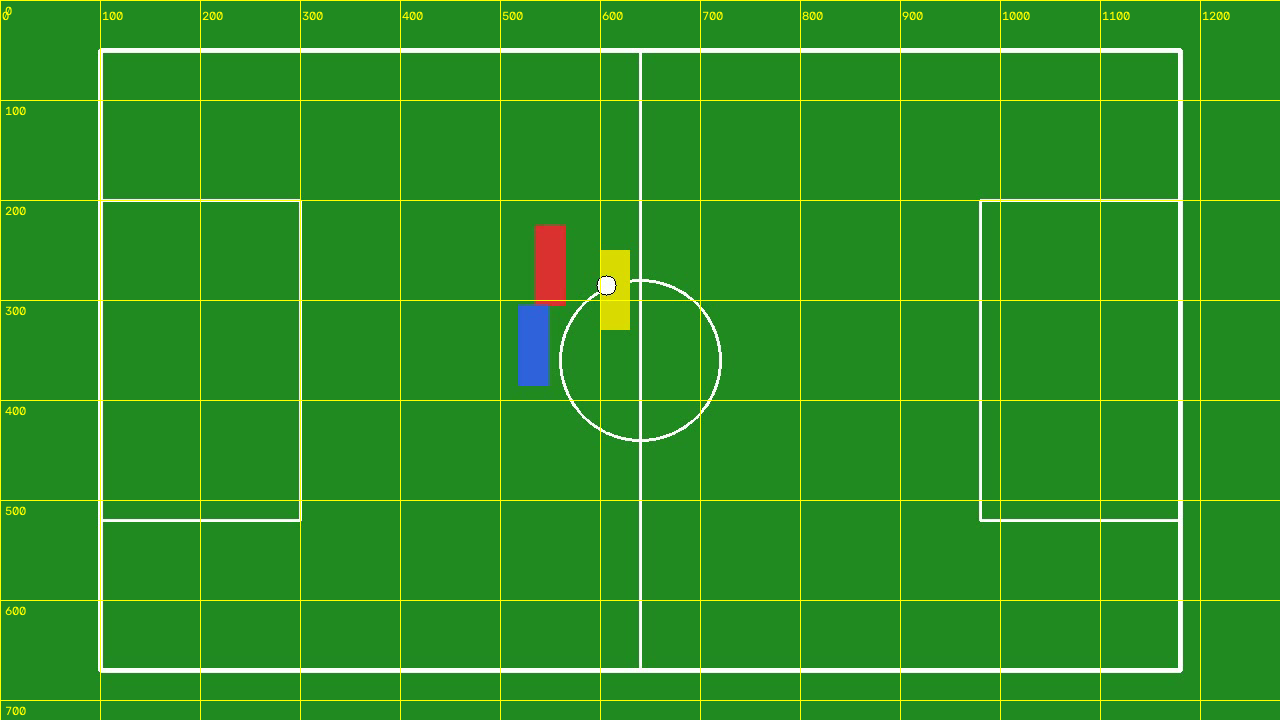
#> input picture stubs/calibration_grid.png, 1280 x 720 px
$ python -i field_detector.py   (imports and definitions only)
#> lines starting #> are read from the running program, lines starting #| are printed output that depends on the picture; after the words box and inside, x2 and y2 are one past the last pixel; in counts of white or black regions, pixels touching at a corner belong together
#> further down, picture is the input picture: shape (720, 1280, 3); mean B, G, R 37.2, 143.2, 43.6
"""
Stage D: Field Line Detection using OpenCV.

Detects pitch markings from broadcast-view frames:
- Sidelines, goal lines
- Penalty box borders (16.5m / 18-yard box)
- Center line and center circle
- Corner arcs

Uses Canny Edge Detection + Probabilistic Hough Lines (HoughLinesP).
No deep learning model required — runs entirely on OpenCV + NumPy.

Provides detected lines as anchor points for dynamic homography refinement.
"""

import cv2
import numpy as np
from typing import List, Dict, Any, Tuple, Optional


class FieldLineDetector:
    """
    Detects football pitch lines and markings from broadcast-view video frames.

    Uses color-space masking to isolate field markings (white lines on green pitch),
    then applies Canny edge detection and Probabilistic Hough Transform to
    extract line segments.

    Results are classified into horizontal/vertical lines and circles.
    """

    def __init__(
        self,
        canny_low: int = 50,
        canny_high: int = 150,
        hough_threshold: int = 80,
        min_line_length: int = 80,
        max_line_gap: int = 30,
        circle_dp: float = 1.2,
        circle_min_dist: int = 100,
        circle_param1: int = 100,
        circle_param2: int = 40,
        circle_min_radius: int = 15,
        circle_max_radius: int = 120
    ):
        # Canny edge detection parameters
        self.canny_low = canny_low
        self.canny_high = canny_high

        # Hough line transform parameters
        self.hough_threshold = hough_threshold
        self.min_line_length = min_line_length
        self.max_line_gap = max_line_gap

        # Circle detection parameters (for center circle)
        self.circle_dp = circle_dp
        self.circle_min_dist = circle_min_dist
        self.circle_param1 = circle_param1
        self.circle_param2 = circle_param2
        self.circle_min_radius = circle_min_radius
        self.circle_max_radius = circle_max_radius

        # HSV range for white line detection on green pitch
        # White lines appear as high-value, low-saturation pixels
        self.white_hsv_low = np.array([0, 0, 180])
        self.white_hsv_high = np.array([180, 60, 255])

        # Green pitch masking (for reference)
        self.green_hsv_low = np.array([35, 40, 40])
        self.green_hsv_high = np.array([85, 255, 255])

    def detect_field_lines(
        self,
        frame: np.ndarray
    ) -> Dict[str, Any]:
        """
        Detects all field line segments and circles in a single frame.

        Args:
            frame: BGR video frame (numpy array)

        Returns:
            Dict with keys:
                'lines': list of line segments [(x1,y1,x2,y2), ...]
                'horizontal_lines': lines close to horizontal (±15°)
                'vertical_lines': lines close to vertical (±15°)
                'diagonal_lines': all other lines
                'circles': list of detected circles [(cx, cy, radius), ...]
                'field_mask': binary mask of detected pitch area
                'line_mask': binary mask of detected lines
        """
        h, w = frame.shape[:2]
#> h = 720; w = 1280

        # Step 1: Convert to HSV and isolate white markings
        hsv = cv2.cvtColor(frame, cv2.COLOR_BGR2HSV)
#> hsv: shape (720, 1280, 3); mean H, S, V 58.9, 192.4, 144
        white_mask = cv2.inRange(hsv, self.white_hsv_low, self.white_hsv_high)
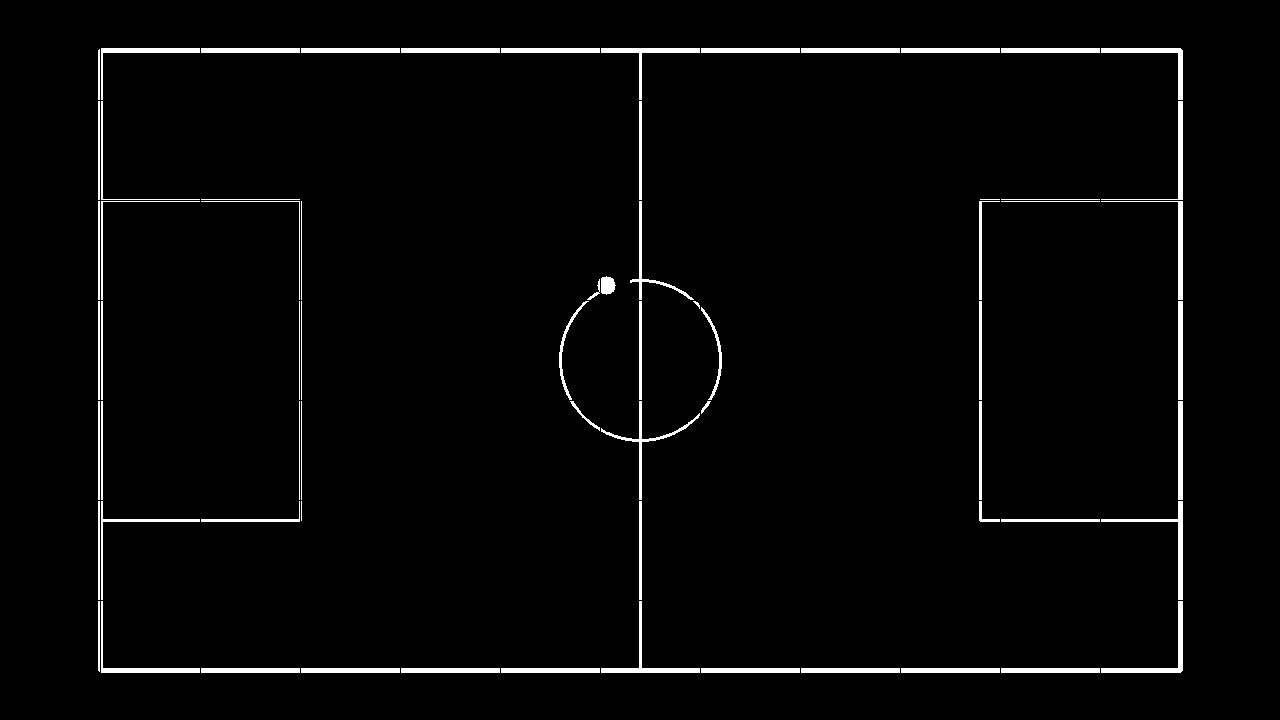
#> white_mask: shape (720, 1280); 2.5% white; 68 white regions, largest, box (x1, y1, x2, y2) and area: (1101, 601, 1183, 673) 742, (1101, 501, 1183, 600) 726, (601, 601, 700, 673) 696

        # Step 2: Also create green pitch mask (to filter lines outside the pitch)
        green_mask = cv2.inRange(hsv, self.green_hsv_low, self.green_hsv_high)
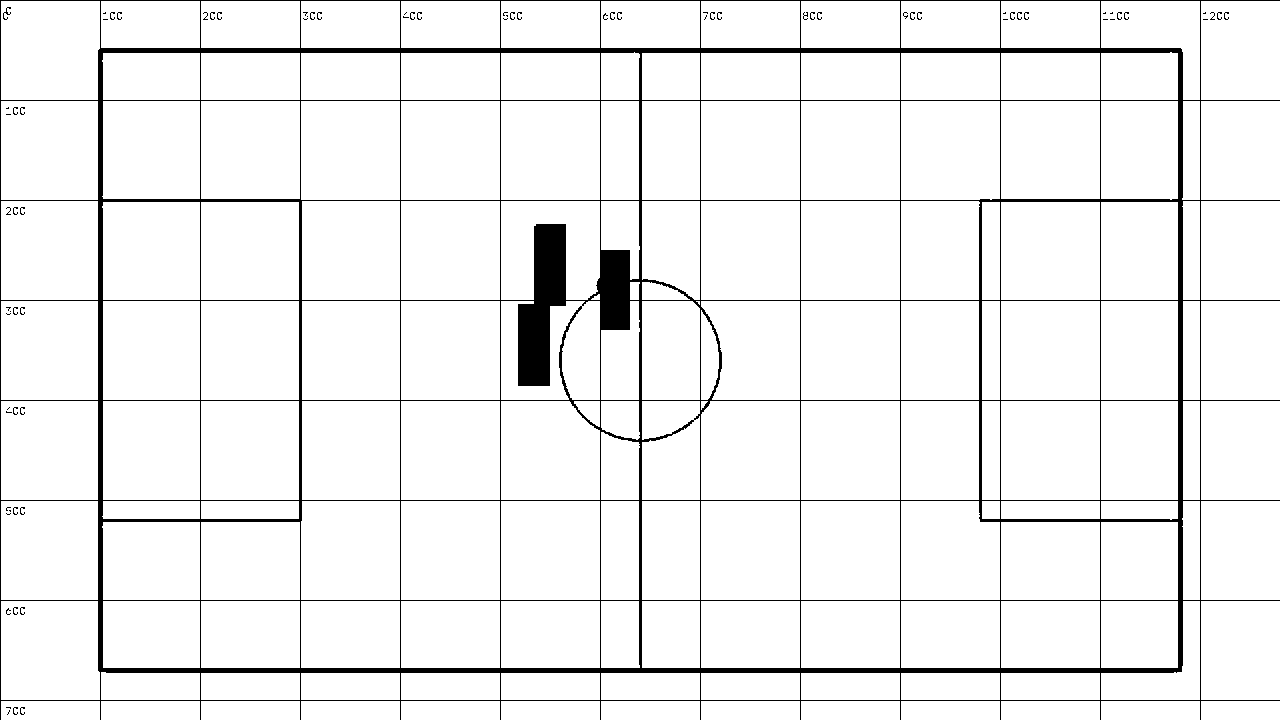
#> green_mask: shape (720, 1280); 94.5% white; 80 black regions (78 under 20 px), largest, box (x1, y1, x2, y2) and area: (0, 0, 1280, 720) 49683, (3, 7, 11, 20) 33
        # Dilate green mask to include nearby lines at pitch edges
        kernel_dilate = cv2.getStructuringElement(cv2.MORPH_ELLIPSE, (25, 25))
        field_region = cv2.dilate(green_mask, kernel_dilate, iterations=2)
#> field_region: shape (720, 1280); every value is 255

        # Step 3: Only keep white pixels that are on/near the pitch
        line_candidates = cv2.bitwise_and(white_mask, field_region)

        # Step 4: Morphological cleanup to connect broken line segments
        kernel_close = cv2.getStructuringElement(cv2.MORPH_RECT, (5, 3))
        line_candidates = cv2.morphologyEx(line_candidates, cv2.MORPH_CLOSE, kernel_close)
#> line_candidates: shape (720, 1280); 2.7% white; 1 white region, box (x1, y1, x2, y2) and area: (98, 48, 1183, 673) 24711

        # Step 5: Canny edge detection
        edges = cv2.Canny(line_candidates, self.canny_low, self.canny_high)
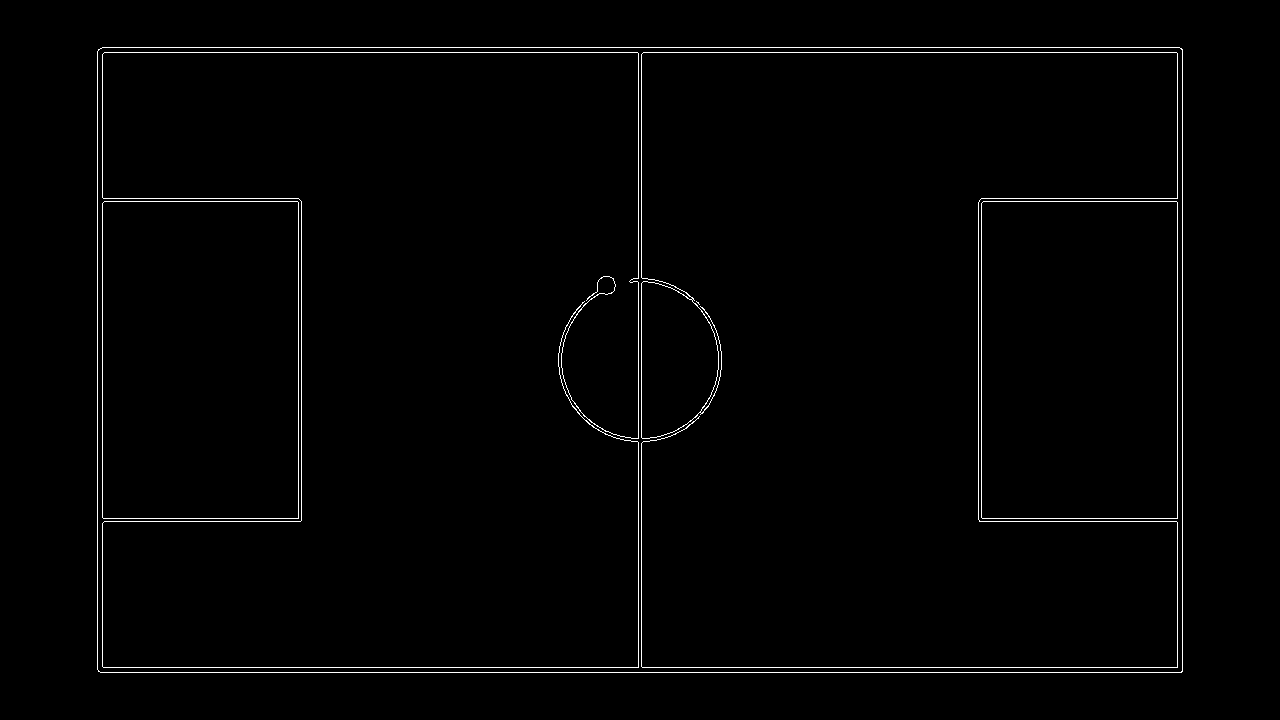
#> edges: shape (720, 1280); 1.3% white in thin lines or dots, all inside (x1, y1, x2, y2) = (97, 47, 1183, 673)

        # Step 6: Probabilistic Hough Line Transform
        raw_lines = cv2.HoughLinesP(
            edges,
            rho=1,
            theta=np.pi / 180,
            threshold=self.hough_threshold,
            minLineLength=self.min_line_length,
            maxLineGap=self.max_line_gap
        )
#> raw_lines = 18 rows, first 6: [97, 667, 1182, 667], [97, 52, 1182, 52], [102, 47, 1179, 47], [100, 672, 1181, 672], [97, 669, 97, 51], [102, 666, 102, 54]

        lines = []
        horizontal_lines = []
        vertical_lines = []
        diagonal_lines = []

        if raw_lines is not None:
            for seg in raw_lines:
                coords = seg.ravel()
                if len(coords) != 4:
                    continue
                x1, y1, x2, y2 = coords
                lines.append((x1, y1, x2, y2))

                # Classify by angle
                angle = np.degrees(np.arctan2(abs(y2 - y1), abs(x2 - x1)))
                length = np.sqrt((x2 - x1) ** 2 + (y2 - y1) ** 2)

                if angle < 15:
                    horizontal_lines.append((x1, y1, x2, y2, length))
                elif angle > 75:
                    vertical_lines.append((x1, y1, x2, y2, length))
                else:
                    diagonal_lines.append((x1, y1, x2, y2, length))
#> this loop made 18 passes
#> (x1, y1, x2, y2, angle, length) on passes 1 to 12: (97, 667, 1182, 667, 0, 1085), (97, 52, 1182, 52, 0, 1085), (102, 47, 1179, 47, 0, 1077), (100, 672, 1181, 672, 0, 1081), (97, 669, 97, 51, 90, 618), (102, 666, 102, 54, 90, 612), (1182, 671, 1182, 49, 90, 622), (641, 666, 641, 54, 90, 612), (1177, 666, 1177, 53, 90, 613), (638, 666, 638, 53, 90, 613), (104, 521, 300, 521, 0, 196), (103, 518, 301, 518, 0, 198)
#> after the loop, diagonal_lines = []; horizontal_lines = [(97, 667, 1182, 667, 1085), (97, 52, 1182, 52, 1085), (102, 47, 1179, 47, 1077), (100, 672, 1181, 672, 1081), (104, 521, 300, 521, 196), (103, 518, 301, 518, 198), (979, 201, 1176, 201, 197), (103, 198, 298, 198, 195)]; lines = 18 items, first 6: (97, 667, 1182, 667), (97, 52, 1182, 52), (102, 47, 1179, 47), (100, 672, 1181, 672), (97, 669, 97, 51), (102, 666, 102, 54); vertical_lines = 10 items, first 6: (97, 669, 97, 51, 618), (102, 666, 102, 54, 612), (1182, 671, 1182, 49, 622), (641, 666, 641, 54, 612), (1177, 666, 1177, 53, 613), (638, 666, 638, 53, 613)

        # Sort by line length (longest first — most reliable)
        horizontal_lines.sort(key=lambda l: l[4], reverse=True)
        vertical_lines.sort(key=lambda l: l[4], reverse=True)

        # Step 7: Circle detection (center circle, penalty arcs)
        blurred = cv2.GaussianBlur(line_candidates, (9, 9), 2)
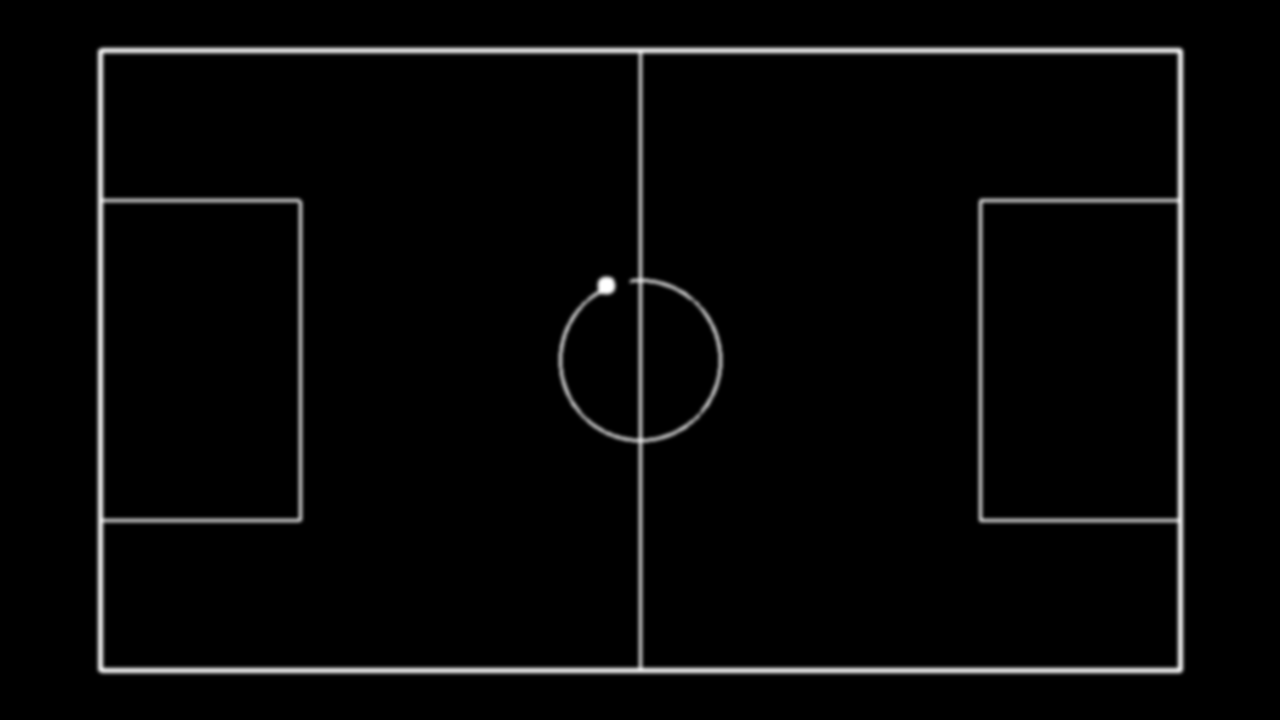
#> blurred: shape (720, 1280); min 0, max 255, mean 6.8
        circles = cv2.HoughCircles(
            blurred,
            cv2.HOUGH_GRADIENT,
            dp=self.circle_dp,
            minDist=self.circle_min_dist,
            param1=self.circle_param1,
            param2=self.circle_param2,
            minRadius=self.circle_min_radius,
            maxRadius=self.circle_max_radius
        )
#> circles = [[640.2, 360.6, 81.84]]

        detected_circles = []
        if circles is not None:
            for c in np.uint16(np.around(circles[0])):
                detected_circles.append((int(c[0]), int(c[1]), int(c[2])))
#> this loop made 1 pass
#> c on pass 1: [640, 361, 82]
#> after the loop, detected_circles = [(640, 361, 82)]

        return {
            'lines': lines,
            'horizontal_lines': [(l[0], l[1], l[2], l[3]) for l in horizontal_lines],
            'vertical_lines': [(l[0], l[1], l[2], l[3]) for l in vertical_lines],
            'diagonal_lines': [(l[0], l[1], l[2], l[3]) for l in diagonal_lines],
            'circles': detected_circles,
            'field_mask': field_region,
            'line_mask': line_candidates,
            'n_lines': len(lines),
            'n_circles': len(detected_circles)
        }

    # [166 lines left out: functions detect_field_lines_batch, classify_pitch_regions, get_dynamic_homography_anchors, _empty_result, not called in this run]

>>> import cv2
>>> picture = cv2.imread('../stubs/calibration_grid.png')
>>> result = FieldLineDetector().detect_field_lines(picture)
#> result = 9 items
